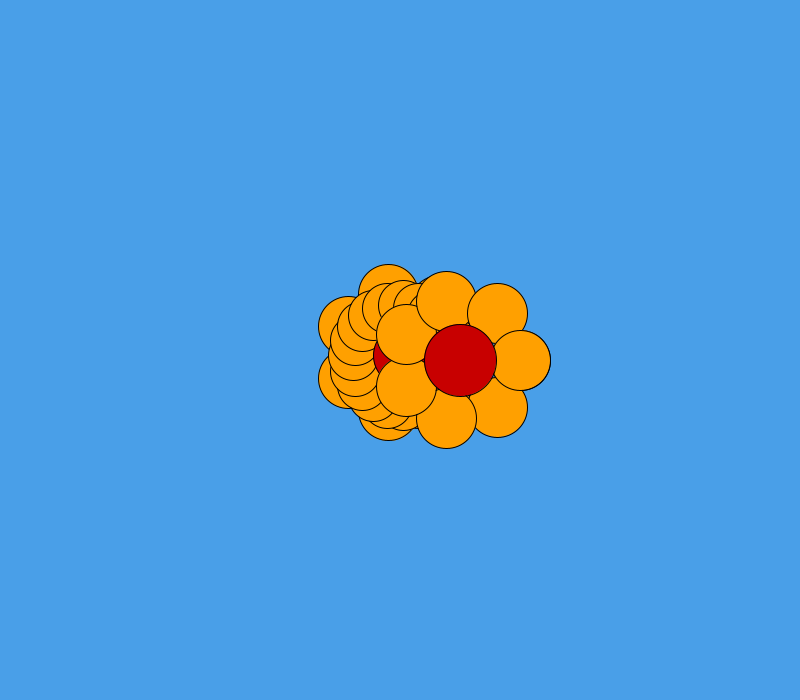
Frame 1 (no input)
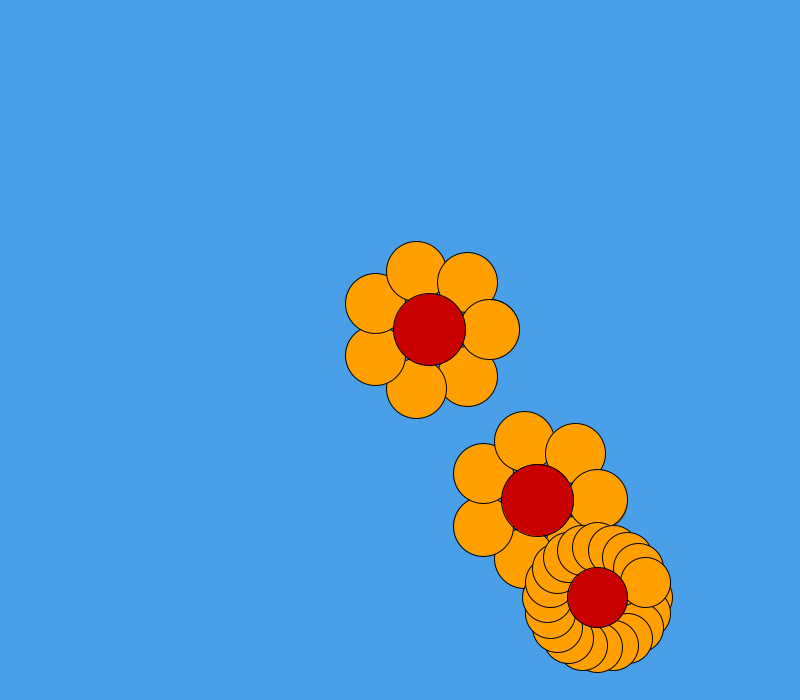
Frame 60 (the mouse pressed at the canvas centre just before this capture)
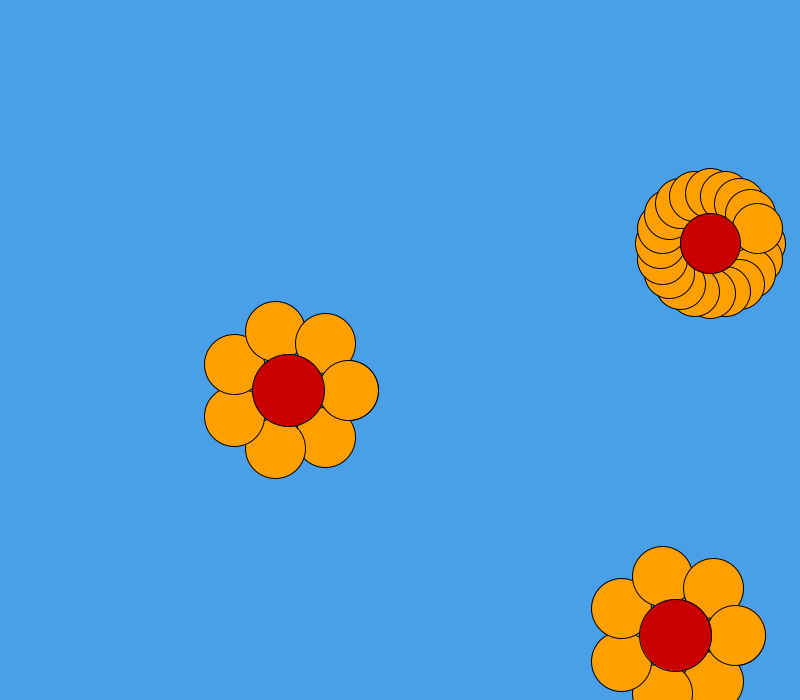
Frame 120 (the mouse held since frame 60 and released just before this capture)

The Processing sketch that drew these frames (run headless with seeded random() and noise(); from frame 60 on, the mouse is pressed at the canvas centre):

// Processing sketch: flowerObject
// ── flowerObject.pde
Flower myFlower1;  // the first instance of the Flower class
Flower myFlower2;
Flower myFlower3;

void setup() {
  size(800,700);
  
  
  int _r1= 60;
  int _petals=7;
  float _x=width/2;
  float _y=height/2;
  int _pc=#FFA000;
  myFlower1 = new Flower(_r1,_petals,_x,_y,_pc,2.3, 2.5);
  myFlower2 = new Flower(50, 20, _x,_y,_pc, 3.3, 5.9);
  myFlower3 = new Flower(_r1,_petals,_x+50,_y,_pc,10.10,10.10);

//  myFlower2 = new Flower();
//   myFlower3 = new Flower();
}

void draw(){
  background(#499FE8);
  myFlower1.display();
  myFlower2.display();
  myFlower3.display();

}

// ── FlowerClass.pde
class Flower {

  // Variables

  float r;       // radius of the flower petal
  int n_petals;  // number of petals 
  float x;       // x-position of the center of the flower
  float y;       // y-position of the center of the flower
  int petalColor;//hexadecimal number for the color of petals
  int xdirection = 1;
  int ydirection = 1;
  float xspeed;
  float yspeed;

  Flower(float temp_r, int temp_n_petals, float temp_x, float temp_y, int temp_petalColor,float tempxspeed, float tempyspeed) {
    r=temp_r;
    n_petals = temp_n_petals;
    x=temp_x;
    y=temp_y;
    petalColor=temp_petalColor;
    xspeed=tempxspeed;
    yspeed=tempyspeed;
  }

  void display () {
    
    flytteflytte();
    flytterigtigt();

    float ballX;
    float ballY;

    fill(petalColor);
    for (float i=0; i<PI*2; i+=2*PI/n_petals) {
      //  ballX=width/2 + r*cos(i);
      //  ballY=height/2 + r*sin(i);
      ballX=x + r*cos(i);
      ballY=y + r*sin(i);
      ellipse(ballX, ballY, r, r);
    }
    fill(200, 0, 0);
    ellipse(x, y, r*1.2, r*1.2);
    
  }
  
  //https://processing.org/examples/bounce.html
  void flytteflytte(){
    if (x > width-r || x < r) {
    xdirection *= -1;
  }
  if (y > height-r || y < r) {
    ydirection *= -1;
  }
  
  }
  void flytterigtigt(){
    
   x = x + ( xspeed * xdirection );
  y = y + ( yspeed * ydirection ); 
  }
}
